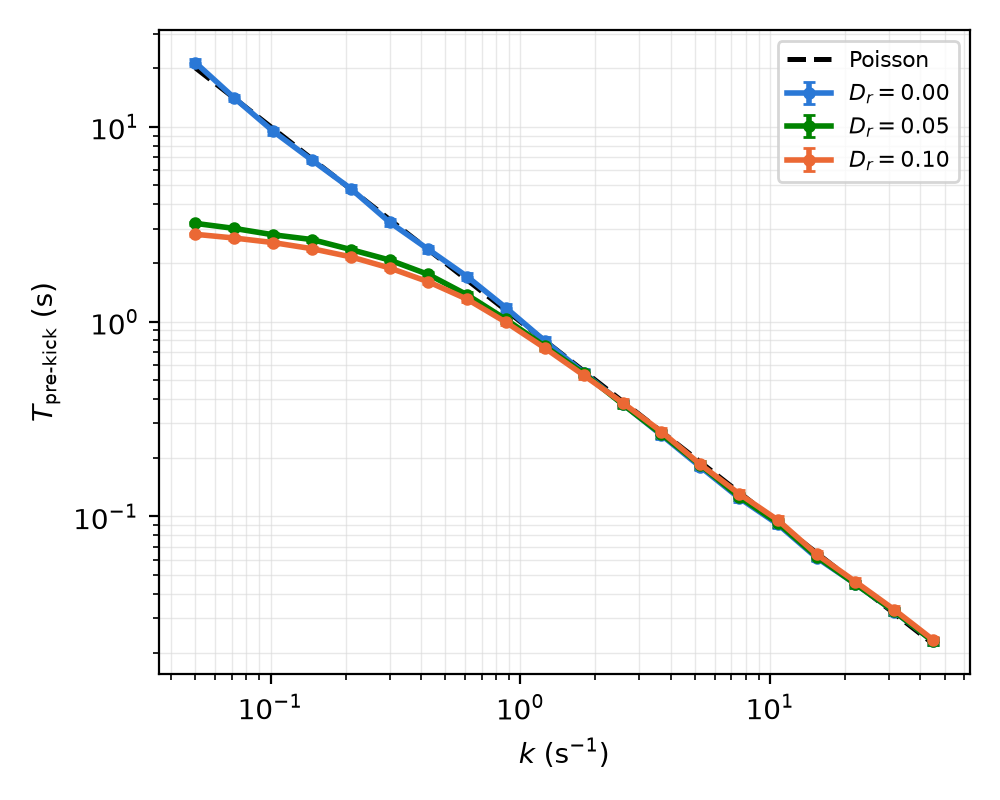

The script that saved this image:
"""Figure 2(e): mean pre-kick occupancy time vs kick rate k, for three rotational diffusivities, with the theoretical Poisson trigger time.

Renders a simple version of this panel from figure_2_e.csv alone (no processing).
Run: python3 figure_2_e.py
"""
from pathlib import Path
import pandas as pd
import matplotlib
matplotlib.use("Agg")
import matplotlib.pyplot as plt

HERE = Path(__file__).resolve().parent
STEM = "figure_2_e"
df = pd.read_csv(HERE / f"{STEM}.csv")

COLORS = {"Dr=0.00": "#2a78d6", "Dr=0.05": "#008300", "Dr=0.10": "#eb6834"}

fig, ax = plt.subplots(figsize=(5.0, 4.0))
for series, g in df.groupby("series", sort=False):
    if series == "Poisson":
        ax.plot(g.x, g.y, "k--", lw=1.8, label="Poisson")
    else:
        label = rf"$D_r = {series.split('=')[1]}$"
        ax.errorbar(g.x, g.y, yerr=g.yerr, fmt="o-", ms=3.5, lw=2.0, capsize=2,
                    color=COLORS[series], label=label)
ax.set_xscale("log")
ax.set_yscale("log")
ax.set_xlabel(r"$k$ (s$^{-1}$)")
ax.set_ylabel(r"$T_{\mathrm{pre\text{-}kick}}$ (s)")
ax.grid(True, which="both", color="0.85", lw=0.5, alpha=0.6)
ax.set_axisbelow(True)
ax.legend(fontsize=8)

fig.tight_layout()
fig.savefig(HERE / f"{STEM}.png", dpi=200)
print(f"saved {STEM}.png")
